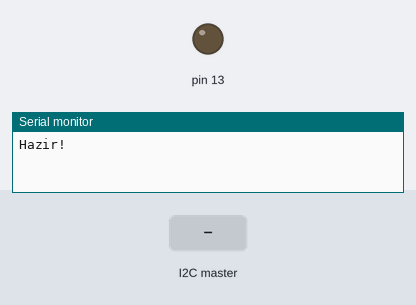
The sketch below on a simulated Arduino Uno, built with avr-gcc and run on an emulated ATmega328P. Parts: output pins drawn as LEDs (lit = HIGH), the last lines printed to the serial monitor. The test bench sets the inputs (shaded band).

Above: at 1.2 s.
1.3 s: the I2C master sends the byte 1
At 2.6 s:
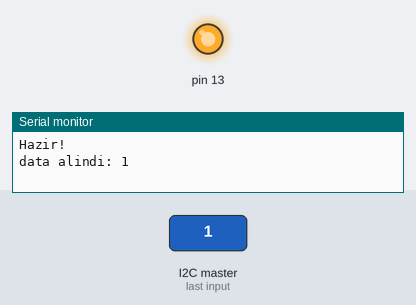
Timing chart, 0 to 4.3 s (numbered marks = the images above; inputs shaded):
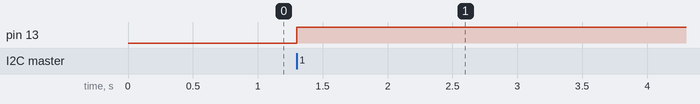

Measured:
- after the input at 1.3 s, pin 13: LOW → HIGH at once

The sketch:

Ornek3I2C.ino
```cpp
#include <Wire.h>

#define SLAVE_ADDRESS 0x04
int number = 0;
int state = 0;


// recieveData fonksiyonu
void receiveData(int byteCount){

while(Wire.available()) {
number = Wire.read();
Serial.print("data alindi: ");
Serial.println(number);

if (number%2 == 1){

if (state == 0){
digitalWrite(13, 1); // ledi yak
state = 1;
}
else{
digitalWrite(13, 0); //ledi sondur
state = 0;
}
}
}
}

// sendData fonksiyonu
void sendData(){
Wire.write(number);
}

void setup() {
pinMode(13, OUTPUT);
Serial.begin(9600);
//i2c'yi slave olarak baslat
Wire.begin(SLAVE_ADDRESS);

// i2c iletisimi
Wire.onReceive(receiveData);
Wire.onRequest(sendData);

Serial.println("Hazir!");
}

void loop() {
delay(100);
}
```
